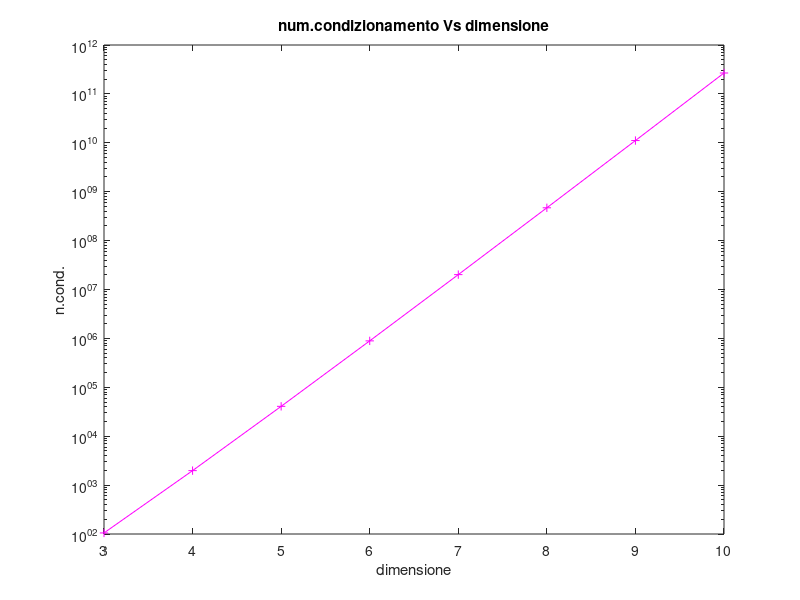

This chart was generated by the following MATLAB code:
%matrice vandermonde di ordine n corrispondente a n punti equispaziati in
%intervallo [1,2]. grafico numero cond.in funzione ordine matrice

cnd=[];  %vettore numeri condizionamento

for n=3:10
    x=1:1/(n-1):2; %vettore punti equispaziati
    V=vander(x); %matrice vandermonde ordine n
    cnd=[cnd, cond(V)];
end

%grafico semilogaritmico cond. in funzione dimensione matrice
semilogy(3:10, cnd, 'm-+');
title('num.condizionamento Vs dimensione');
xlabel('dimensione');
ylabel('n.cond.');
